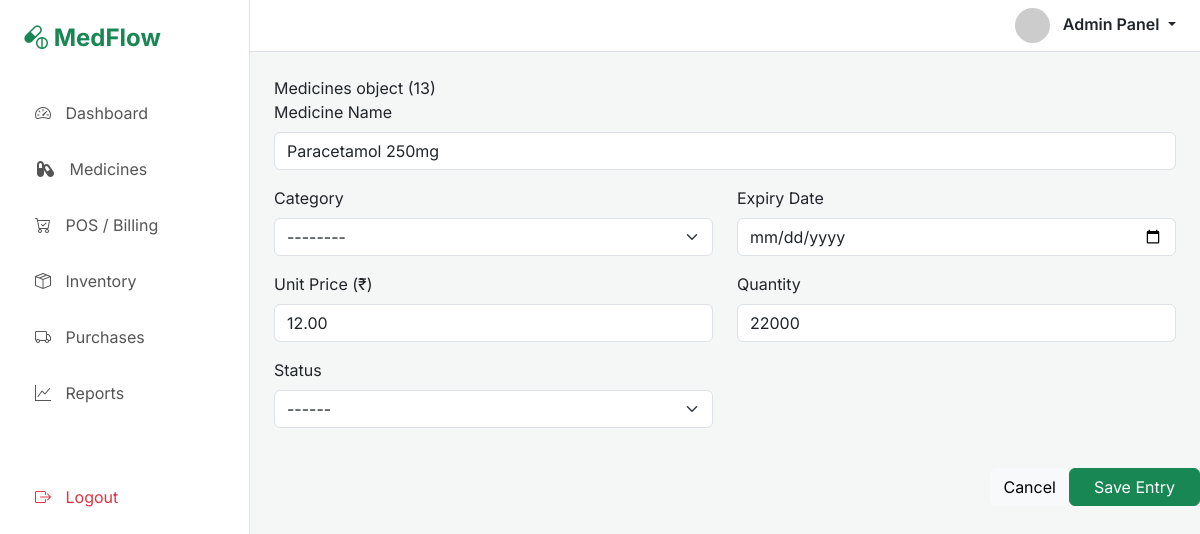
Page /updation_page/13 on the committed database.
### medflowapp/models.py (models this page shows)
class Medicines(models.Model):
    medicine_name = models.CharField(max_length=50)
    expiry_date = models.DateField()
    category={
        '------':'-----',
        'TAB':'TAB',
        'SYR': 'SYRUP',
        'CAP':'CAP',
        'INJ': 'INJ'
    }
    status = {
        "Out-of-Stock": "Out-of-Stock",
        "In-stock":"In-stock",
    }
    med_category = models.CharField(choices=category, default="----")
    stock_status = models.CharField(choices=status, default='In-stock')
    price=models.DecimalField(max_digits=11, decimal_places=2)
    quantity = models.IntegerField()

### medflowapp/views.py (the view)
# urls.py: path('updation_page/<int:medicineid>', views.update_medicine_page, name='updation-page'),
def update_medicine_page(request, medicineid):
    medicine_ID = Medicines.objects.get(id=medicineid)
    print(f"Medicine ID : {medicine_ID}")
    return render(request, 'medflowapp/update_medicine.html', {"medicine_ID":medicine_ID})

### medflowapp/templates/medflowapp/update_medicine.html (shortened to what this page needs)
{% extends 'layout/base.html' %}
{% block content %}
{{medicine_ID}}
                    <div class="mb-3">
                        <label class="form-label">Medicine Name</label>
                        <input type="text" id="medicine_name" class="form-control" value="{{medicine_ID.medicine_name}}" required>
                    </div>
                    <div class="row">
                        <div class="col-md-6 mb-3">
                            <label class="form-label">Category</label>
                            <select class="form-select" id="category" value="{{medicine_ID.med_category}}">
                                <option value="">--------</option>
                            </select>
                        </div>
                        <div class="col-md-6 mb-3">
                            <label class="form-label">Expiry Date</label>
                            <input type="date" id="expiry_date" value="{{medicine_ID.expiry_date}}" class="form-control">
                        </div>
                    </div>
                    <div class="row">
                        <div class="col-md-6 mb-3">
                            <label class="form-label">Unit Price (₹)</label>
                            <input type="number" id="price" value="{{medicine_ID.price}}" class="form-control" step="0.01">
                        </div>
                        <div class="col-md-6 mb-3">
                            <label class="form-label">Quantity</label>
                            <input type="number" id="quantity" value="{{medicine_ID.quantity}}" class="form-control">
                        </div>
                    </div>
                    <div class="row">
                        <div class="col-md-6 mb-3">
                            <label class="form-label">Status</label>
                            <select class="form-select" value="{{medicine_ID.stock_status}}" id="stock_status">
                                <option value="">------</option>
                            </select>
                        </div>
                    </div>
            </div>
            <div class="modal-footer">
                <button type="button" class="btn btn-light" data-bs-dismiss="modal">
                    Cancel
                </button>
                <button type="button" class="btn btn-success px-4" onclick="update_medicine()">
                    Save Entry
                </button>
            </div>
        </div>
    </div>
{% endblock %}

### medflowapp/templates/layout/base.html (style rules this page uses)
:root { --med-green: #2ecc71; --med-blue: #3498db; --sidebar-bg: #f8f9fa; --card-shadow: 0 0.125rem 0.25rem rgba(0, 0, 0, 0.075); }
body { font-family: 'Inter', sans-serif; background-color: #f4f7f6; }

### rows in the picture
Medicines: id "Medicines object (13)", medicine_name "Paracetamol 250mg", price "12.00", quantity "22000"
